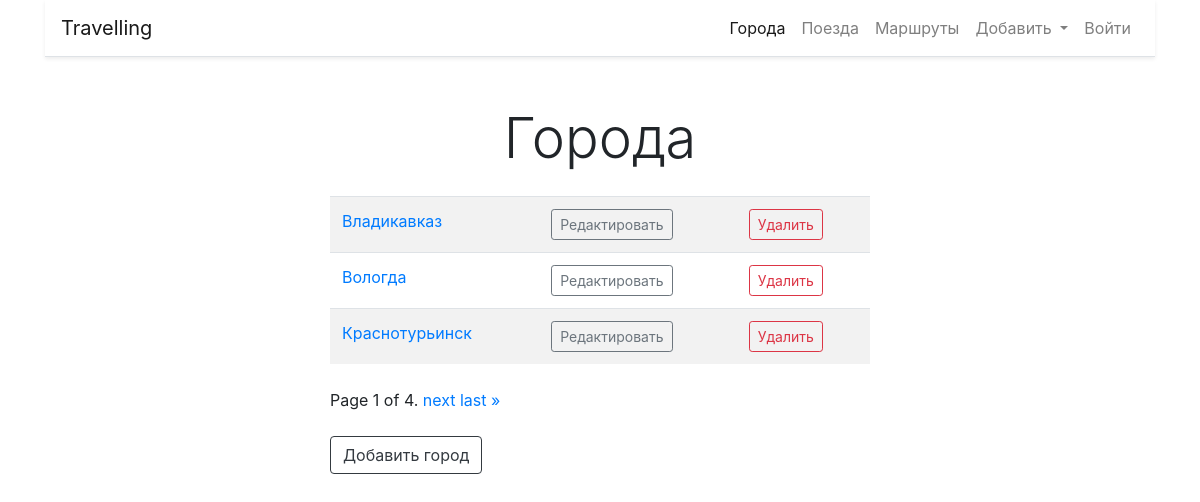
Before: /cities/ with the older database file.
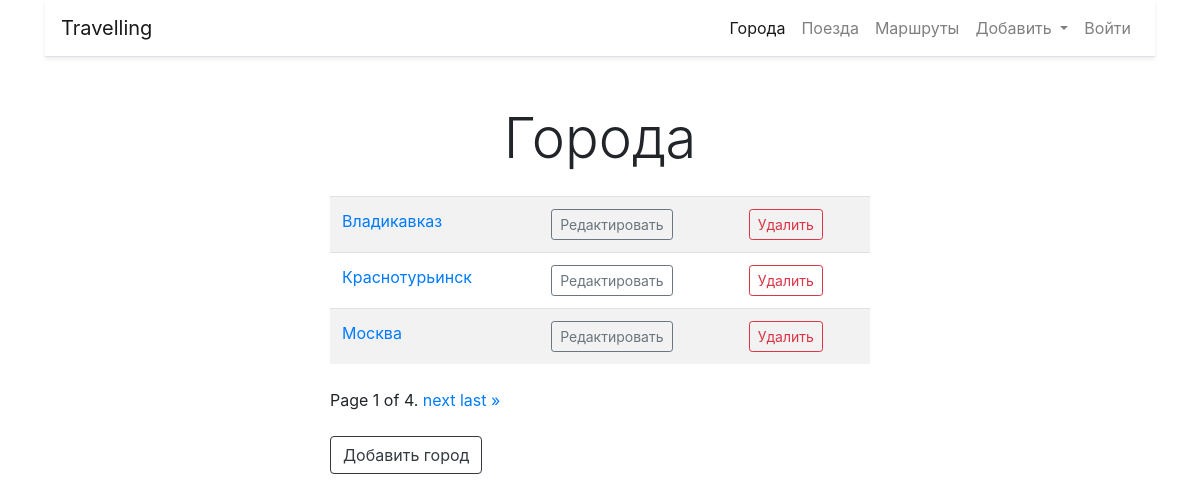
After: the same page with the newer database file.
### cities/models.py (models this page shows, shortened)
class City(models.Model):
    name = models.CharField(max_length=100, unique=True, verbose_name='Город')
    class Meta:
        verbose_name = 'Город'
        verbose_name_plural = 'Города'
        ordering = ['name']

### cities/views.py (the view)
# urls.py: path('', home, name='home'),
def home(request):
    cities = City.objects.all()
    paginator = Paginator(cities, 3)
    page_number = request.GET.get('page')
    page_obj = paginator.get_page(page_number)
    return render(request, 'cities/home.html', {"object_list": page_obj})

### templates/cities/home.html (shortened to what this page needs)
{% extends 'base.html' %}
{% block content %}
    <div class="display-4 text-center my-4">Города</div>
    <div class="row">
        <div class="col-md-6 mx-auto">
            <table class="table table-striped ">
                <tbody>
                {% for object in object_list %}
                    <tr>
                        <td><a href="{% url 'city:detail' pk=object.pk %}">{{ object.name }}</a></td>
                        <td><a href="{% url 'city:update' pk=object.pk %}" class="btn btn-outline-secondary btn-sm">Редактировать</a>
                        </td>
                        <td><a href="{% url 'city:delete' pk=object.pk %}"
                               class="btn btn-outline-danger btn-sm">Удалить</a>
                        </td>
                    </tr>
                {% endfor %}
                </tbody>
            </table>
            <div class="pagination my-4">
                <span class="step-links">
                    <span class="current">
                        Page {{ object_list.number }} of {{ object_list.paginator.num_pages }}.
                    </span>
                    {% if object_list.has_next %}
                        <a href="?page={{ object_list.next_page_number }}">next</a>
                        <a href="?page={{ object_list.paginator.num_pages }}">last &raquo;</a>
                    {% endif %}
                </span>
            </div>
        </div>
    </div>
    <div class="row">
        <div class="col-md-6 mx-auto">
            <a class="btn  btn-outline-dark" href="{% url 'city:add' %}">Добавить город</a>
        </div>
    </div>
{% endblock %}

Changed rows visible on the page:
removed City: name "Вологда"
now on this page (row unchanged): City: name "Москва"
